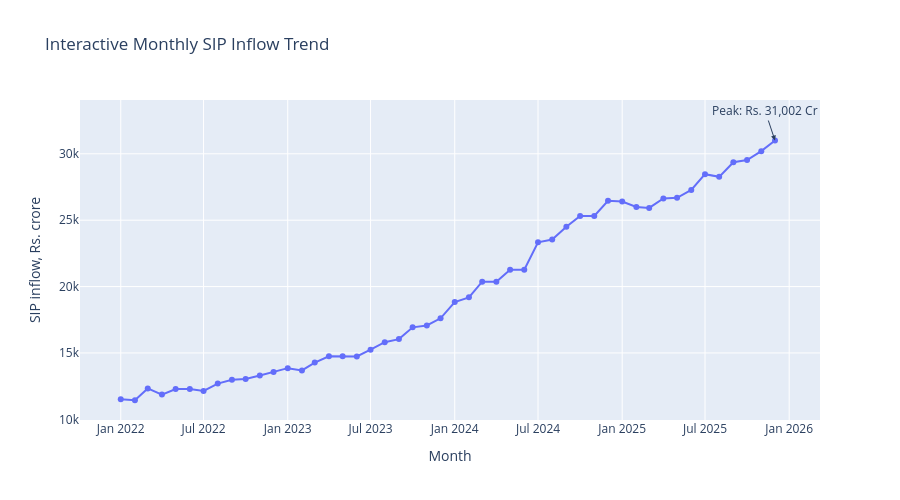

Write notebook code for a chart like this one.
### Code cell
fig = px.line(
    sip,
    x="month",
    y="sip_inflow_crore",
    markers=True,
    title="Interactive Monthly SIP Inflow Trend",
    labels={"month": "Month", "sip_inflow_crore": "SIP inflow, Rs. crore"},
)
peak = sip.loc[sip["sip_inflow_crore"].idxmax()]
fig.add_annotation(
    x=peak["month"],
    y=peak["sip_inflow_crore"],
    text=f"Peak: Rs. {peak['sip_inflow_crore']:,.0f} Cr",
    showarrow=True,
    arrowhead=2,
)
fig.update_layout(height=500)
fig.show()
